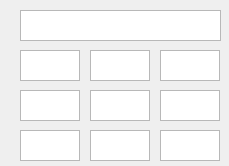
<?xml version="1.0" encoding="UTF-8"?>
<ui version="4.0">
 <class>swc_matrixOutput</class>
 <widget class="QWidget" name="swc_matrixOutput">
  <property name="geometry">
   <rect>
    <x>0</x>
    <y>0</y>
    <width>229</width>
    <height>166</height>
   </rect>
  </property>
  <property name="windowTitle">
   <string>SWC Matrix Output</string>
  </property>
  <widget class="QTextBrowser" name="mat00">
   <property name="geometry">
    <rect>
     <x>20</x>
     <y>50</y>
     <width>60</width>
     <height>31</height>
    </rect>
   </property>
   <property name="font">
    <font>
     <pointsize>7</pointsize>
    </font>
   </property>
  </widget>
  <widget class="QTextBrowser" name="mat01">
   <property name="geometry">
    <rect>
     <x>90</x>
     <y>50</y>
     <width>60</width>
     <height>31</height>
    </rect>
   </property>
   <property name="font">
    <font>
     <pointsize>7</pointsize>
    </font>
   </property>
  </widget>
  <widget class="QTextBrowser" name="mat02">
   <property name="geometry">
    <rect>
     <x>160</x>
     <y>50</y>
     <width>60</width>
     <height>31</height>
    </rect>
   </property>
   <property name="font">
    <font>
     <pointsize>7</pointsize>
    </font>
   </property>
  </widget>
  <widget class="QTextBrowser" name="mat10">
   <property name="geometry">
    <rect>
     <x>20</x>
     <y>90</y>
     <width>60</width>
     <height>31</height>
    </rect>
   </property>
   <property name="font">
    <font>
     <pointsize>7</pointsize>
    </font>
   </property>
  </widget>
  <widget class="QTextBrowser" name="mat11">
   <property name="geometry">
    <rect>
     <x>90</x>
     <y>90</y>
     <width>60</width>
     <height>31</height>
    </rect>
   </property>
   <property name="font">
    <font>
     <pointsize>7</pointsize>
    </font>
   </property>
  </widget>
  <widget class="QTextBrowser" name="mat12">
   <property name="geometry">
    <rect>
     <x>160</x>
     <y>90</y>
     <width>60</width>
     <height>31</height>
    </rect>
   </property>
   <property name="font">
    <font>
     <pointsize>7</pointsize>
    </font>
   </property>
  </widget>
  <widget class="QTextBrowser" name="mat20">
   <property name="geometry">
    <rect>
     <x>20</x>
     <y>130</y>
     <width>60</width>
     <height>31</height>
    </rect>
   </property>
   <property name="font">
    <font>
     <pointsize>7</pointsize>
    </font>
   </property>
  </widget>
  <widget class="QTextBrowser" name="mat21">
   <property name="geometry">
    <rect>
     <x>90</x>
     <y>130</y>
     <width>60</width>
     <height>31</height>
    </rect>
   </property>
   <property name="font">
    <font>
     <pointsize>7</pointsize>
    </font>
   </property>
  </widget>
  <widget class="QTextBrowser" name="mat22">
   <property name="geometry">
    <rect>
     <x>160</x>
     <y>130</y>
     <width>60</width>
     <height>31</height>
    </rect>
   </property>
   <property name="font">
    <font>
     <pointsize>7</pointsize>
    </font>
   </property>
  </widget>
  <widget class="QTextBrowser" name="matname">
   <property name="geometry">
    <rect>
     <x>20</x>
     <y>10</y>
     <width>201</width>
     <height>31</height>
    </rect>
   </property>
   <property name="font">
    <font>
     <pointsize>8</pointsize>
    </font>
   </property>
  </widget>
 </widget>
 <resources/>
 <connections/>
</ui>
